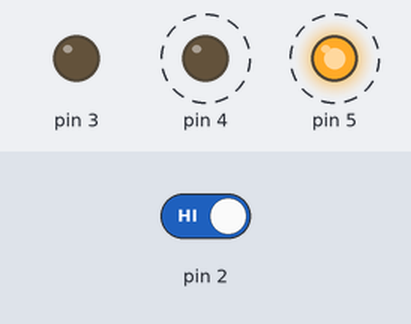
Bench run of a sketch on a simulated Arduino Uno, built with avr-gcc and run on an emulated ATmega328P. Shown: output pins drawn as LEDs (lit = HIGH). Dashed ring = blinking. The inputs (shaded band) are chosen by the test bench; at power-on: pin 2 HIGH.

Above: at 1.3 s.
1.7 s: pin 2 driven LOW
At 2.1 s:
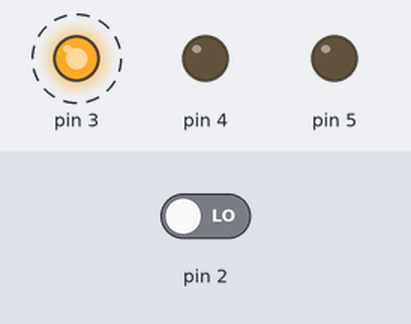
4.7 s: pin 2 driven HIGH
At 4.9 s:
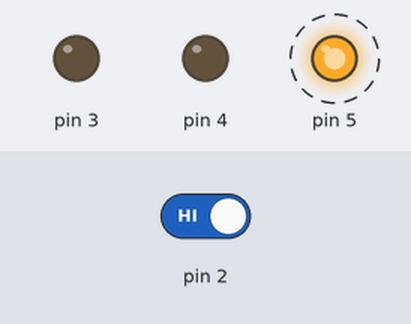
Timing chart, 0 to 13.7 s (numbered marks = the images above; inputs shaded):
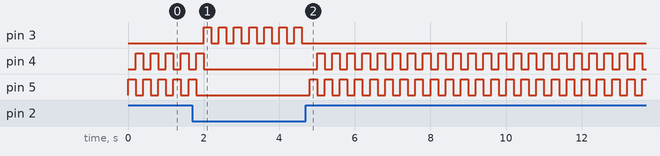

Measured:
- after the input at 1.7 s, pin 3: alternates HIGH for 0.20 s and LOW for 0.20 s, starting after 0.30 s; pin 4: goes on until 2.0 s, then stays LOW; pin 5: goes on until 1.8 s, then stays LOW
- after the input at 4.7 s, pin 3: stops changing and stays LOW; pin 4: alternates HIGH for 0.20 s and LOW for 0.20 s, starting after 0.30 s; pin 5: alternates HIGH for 0.20 s and LOW for 0.20 s, starting after 0.10 s
- by itself, pin 4, pin 5: alternates HIGH for 0.20 s and LOW for 0.20 s

The sketch:

SpaceShip.ino
```cpp
int switchState = 0;

void setup() {
  // put your setup code here, to run once:
  pinMode (3, OUTPUT);
  pinMode (4, OUTPUT);
  pinMode (5, OUTPUT);
  pinMode (2, INPUT);
}

void loop() {
  // put your main code here, to run repeatedly:
  switchState = digitalRead(2);

  if (switchState == LOW){
    digitalWrite(5, LOW);
    digitalWrite(4, LOW);
    digitalWrite(3, HIGH);
    delay(200);
    digitalWrite(3, LOW);
    delay(200);
    digitalWrite(3, HIGH);
    }

   else {
    digitalWrite(5, HIGH);
    digitalWrite(4, LOW);
    digitalWrite(3, LOW);


    delay(200);

    digitalWrite (4, HIGH);
    digitalWrite (5, LOW);
    delay (200);
  }
}
```
